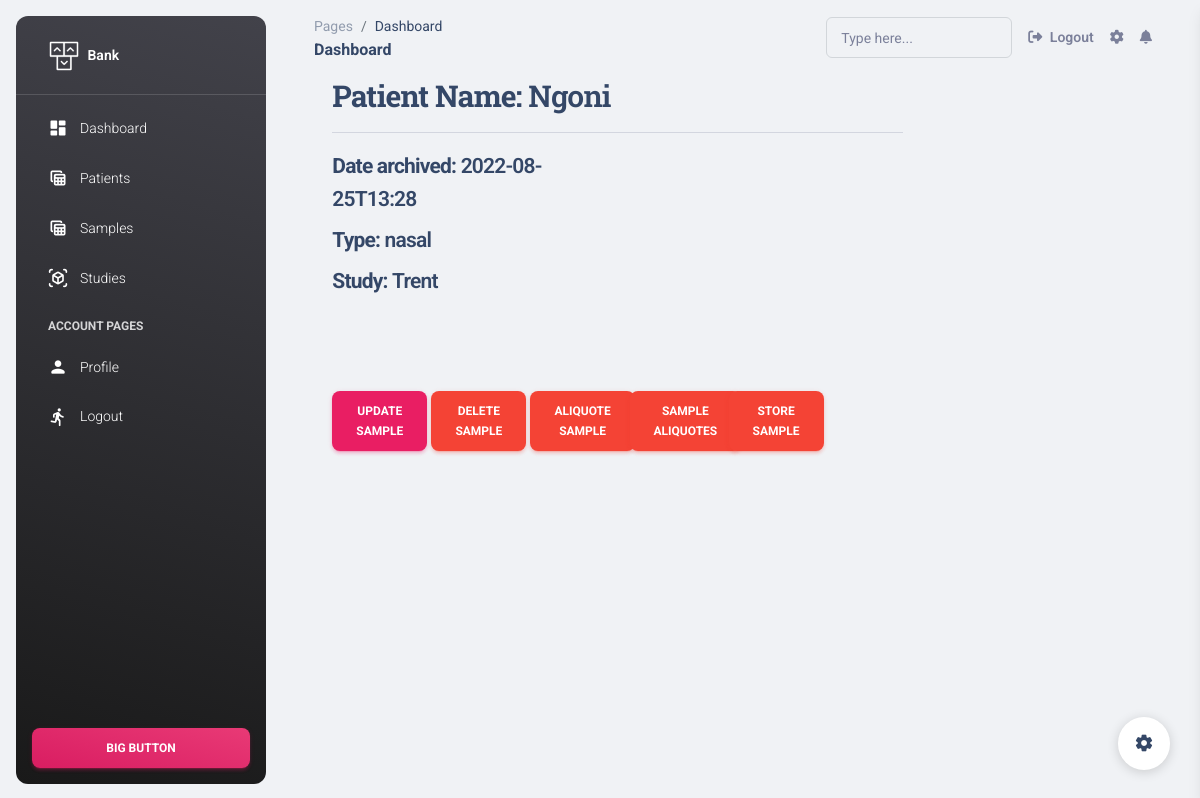
Page /2/detail_sample/ on the earlier database version.
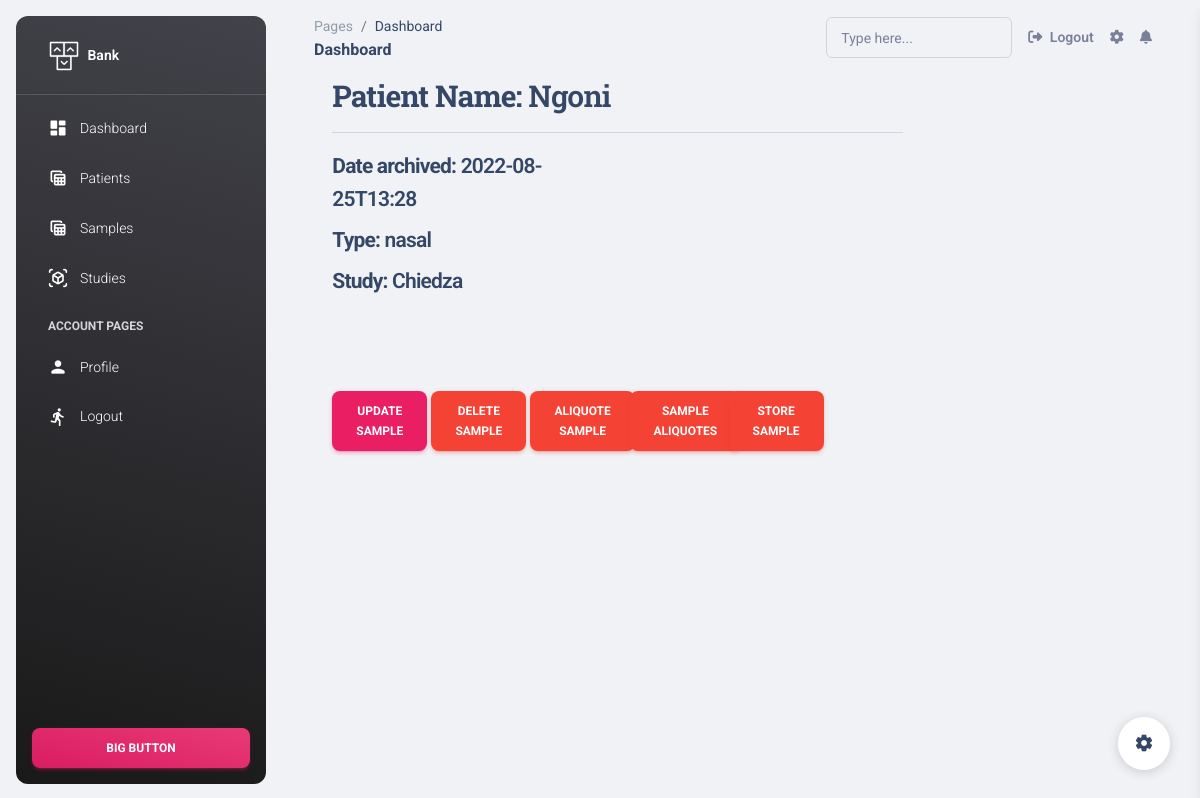
Same page on the later database version.
### apps/home/models.py (models this page shows, shortened)
class Sample(models.Model):
    name = models.CharField(max_length=100)
    study = models.ForeignKey(Study, on_delete=models.CASCADE)
    type = models.CharField(max_length=100)
    aliquoted = models.BooleanField(default=False)
    deleted = models.BooleanField(default=False)
    date_of_archive = models.CharField(max_length=200)
    patient = models.ForeignKey(Patient, on_delete=models.CASCADE)
    allocated = models.BooleanField(default=False)
    cube = models.ForeignKey('Cube',related_name='myCube', on_delete=models.CASCADE,null=True, blank=True)

class Study(models.Model):
    statuses = [("On going","On going"),("Ended","Ended"),("n/a","n/a")]
    id = models.AutoField(primary_key=True)
    name = models.CharField(max_length=200)
    narrative_name= models.CharField(max_length=500, default="sadf asd fadfg arsg dvadhf dgjhbn")
    status = models.CharField(choices=statuses,max_length=200, default="On going")
    def __str__(self) -> str:
        return self.name

class Patient(models.Model):
    sex = [("Male","Male"),("Female","Female"),("n/a","n/a")]
    id = models.AutoField(primary_key=True)
    name = models.CharField(max_length=200)
    dob = models.CharField(max_length=200)
    gender = models.CharField(choices=sex,max_length=10)
    phone = models.CharField(max_length=20, default="0783872345")
    age = models.CharField(max_length=20, default="1")
    study = models.ForeignKey(Study, on_delete=models.CASCADE, default=1)
    def __str__(self) -> str:
        return self.name

### apps/home/views.py (the view)
# urls.py: re_path(r'^(?P<sampleid>\d+)/detail_sample/$',views.sampleDetails, name='sampleDetails'),
def sampleDetails(request,sampleid):
    sample = get_object_or_404(Sample, id=sampleid)
    context={'sample':sample}
    context['sampleTabActive'] = True
    return render(request, 'samples/view_sample.html', context)

### apps/context_processors.py (called while the page is built)
def cfg_assets_root(request):
    return { 'ASSETS_ROOT' : settings.ASSETS_ROOT }

### apps/templates/samples/view_sample.html (shortened to what this page needs)
{% extends "layouts/base.html" %}
{% load humanize %}
{% block content %}
    <div style="margin-left: 5%;" class="row">
        <div class="col-md-offset-2 col-md-8">
            {% if sample %}
                <h3><b>Patient Name: </b>{{sample.patient}}</h3><hr>
                <div class="row">
                    <div class="col-md-6">
                    <h4><small><b>Date archived: </b> {{sample.date_of_archive}}</h4>
                        <h4><small><b>Type: </b> {{sample.type}}</h4>
                            <h4><small><b>Study: </b> {{sample.study}}</h4>
                    </div>
                </div>
        <div style="margin-top: 15%;" class="row">
                                     <div class="col-md-2">
                                        <a href="{% url 'edit_sample' sample.id %}" class="btn btn-primary pull-right">Update sample </a>
                                    </div>
                                    <div class="col-md-2">
                                        <a href="{% url 'remove_sample' sample.id %}" class="btn btn-danger pull-right">Delete  sample</a>
                                    </div>
                                    <div class="col-md-2">
                                        <a href="{% url 'aliquote_sample' sample.id %}" class="btn btn-danger pull-right">Aliquote sample</a>
                                    </div>
                                    <div class="col-md-2">
                                        <a href="{% url 'aliquote_sample' sample.id %}" class="btn btn-danger pull-right"> Sample Aliquotes </a>
                                    </div>
                                    <div class="col-md-2">
                                        <a href="{% url 'aliquote_sample' sample.id %}" class="btn btn-danger pull-right">Store Sample </a>
                                    </div>
            </div>
            {% else %}
                <h3>Not available</h3>
            {% endif %}
        </div>
    </div>
{% endblock %}

Differences in the rows shown:
changed Sample "nasal": study "Trent" → "Chiedza"
